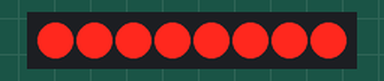
Simulated run of this sketch. Board: Arduino Uno, built with avr-gcc and run on an emulated ATmega328P. Parts: 8 shift-register outputs drawn as a row of LEDs (first output left, lit = HIGH). Wiring (inferred from the names in the program): shift register (74HC595): data pin 6; shift clock pin 7; latch pin 4. Wiring (inferred from the signals the program sends): row of LEDs: on Q0, Q1, Q2, Q3, Q4, Q5, Q6, Q7.

Above: at 0.14 s.
At 5.25 s:
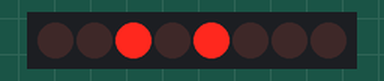
At 9.39 s:
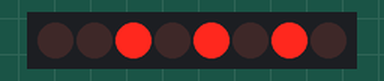
At 18.71 s:
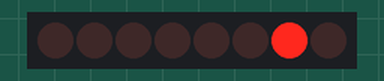
At 28.99 s:
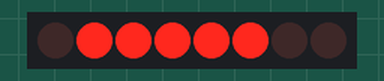
At 39.86 s:
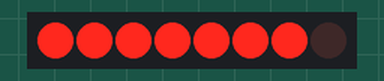
Timing chart, 0 to 40.0 s (numbered marks = the images above):
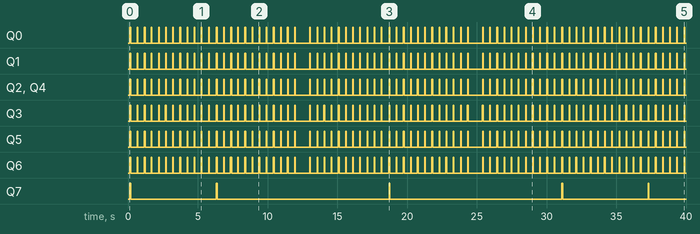

The sketch:

Nokia_5110.ino
```cpp
const int PIN_RESET = 3;  // LCD1 Reset
const int PIN_SCE = 4;    // LCD2 Chip Select
const int PIN_DC = 5;     // LCD3 Dat/Command
const int PIN_SDIN = 6;   // LCD4 Data in
const int PIN_SCLK = 7;   // LCD5 Clk
           // LCD6 Vcc
           // LCD7 Vled
           // LCD8 Gnd

// Invertir para conseguir blanco sobre negro o negro sobre blanco
const int LCD_C = LOW;
const int LCD_D = HIGH;

const int LCD_X = 84;
const int LCD_Y = 48;
const int LCD_CMD = 0;

// Tabla para visualizar caracteres Ascii
static const byte ASCII[][5] =
{
   { 0x00, 0x00, 0x00, 0x00, 0x00 } // 20
   ,{ 0x00, 0x00, 0x5f, 0x00, 0x00 } // 21 !
   ,{ 0x00, 0x07, 0x00, 0x07, 0x00 } // 22 "
   ,{ 0x14, 0x7f, 0x14, 0x7f, 0x14 } // 23 #
   ,{ 0x24, 0x2a, 0x7f, 0x2a, 0x12 } // 24 $
   ,{ 0x23, 0x13, 0x08, 0x64, 0x62 } // 25 %
   ,{ 0x36, 0x49, 0x55, 0x22, 0x50 } // 26 &
   ,{ 0x00, 0x05, 0x03, 0x00, 0x00 } // 27 '
   ,{ 0x00, 0x1c, 0x22, 0x41, 0x00 } // 28 (
   ,{ 0x00, 0x41, 0x22, 0x1c, 0x00 } // 29 )
   ,{ 0x14, 0x08, 0x3e, 0x08, 0x14 } // 2a *
   ,{ 0x08, 0x08, 0x3e, 0x08, 0x08 } // 2b +
   ,{ 0x00, 0x50, 0x30, 0x00, 0x00 } // 2c ,
   ,{ 0x08, 0x08, 0x08, 0x08, 0x08 } // 2d -
   ,{ 0x00, 0x60, 0x60, 0x00, 0x00 } // 2e .
   ,{ 0x20, 0x10, 0x08, 0x04, 0x02 } // 2f /
   ,{ 0x3e, 0x51, 0x49, 0x45, 0x3e } // 30 0
   ,{ 0x00, 0x42, 0x7f, 0x40, 0x00 } // 31 1
   ,{ 0x42, 0x61, 0x51, 0x49, 0x46 } // 32 2
   ,{ 0x21, 0x41, 0x45, 0x4b, 0x31 } // 33 3
   ,{ 0x18, 0x14, 0x12, 0x7f, 0x10 } // 34 4
   ,{ 0x27, 0x45, 0x45, 0x45, 0x39 } // 35 5
   ,{ 0x3c, 0x4a, 0x49, 0x49, 0x30 } // 36 6
   ,{ 0x01, 0x71, 0x09, 0x05, 0x03 } // 37 7
   ,{ 0x36, 0x49, 0x49, 0x49, 0x36 } // 38 8
   ,{ 0x06, 0x49, 0x49, 0x29, 0x1e } // 39 9
   ,{ 0x00, 0x36, 0x36, 0x00, 0x00 } // 3a :
   ,{ 0x00, 0x56, 0x36, 0x00, 0x00 } // 3b ;
   ,{ 0x08, 0x14, 0x22, 0x41, 0x00 } // 3c <
   ,{ 0x14, 0x14, 0x14, 0x14, 0x14 } // 3d =
   ,{ 0x00, 0x41, 0x22, 0x14, 0x08 } // 3e >
   ,{ 0x02, 0x01, 0x51, 0x09, 0x06 } // 3f ?
   ,{ 0x32, 0x49, 0x79, 0x41, 0x3e } // 40 @
   ,{ 0x7e, 0x11, 0x11, 0x11, 0x7e } // 41 A
   ,{ 0x7f, 0x49, 0x49, 0x49, 0x36 } // 42 B
   ,{ 0x3e, 0x41, 0x41, 0x41, 0x22 } // 43 C
   ,{ 0x7f, 0x41, 0x41, 0x22, 0x1c } // 44 D
   ,{ 0x7f, 0x49, 0x49, 0x49, 0x41 } // 45 E
   ,{ 0x7f, 0x09, 0x09, 0x09, 0x01 } // 46 F
   ,{ 0x3e, 0x41, 0x49, 0x49, 0x7a } // 47 G
   ,{ 0x7f, 0x08, 0x08, 0x08, 0x7f } // 48 H
   ,{ 0x00, 0x41, 0x7f, 0x41, 0x00 } // 49 I
   ,{ 0x20, 0x40, 0x41, 0x3f, 0x01 } // 4a J
   ,{ 0x7f, 0x08, 0x14, 0x22, 0x41 } // 4b K
   ,{ 0x7f, 0x40, 0x40, 0x40, 0x40 } // 4c L
   ,{ 0x7f, 0x02, 0x0c, 0x02, 0x7f } // 4d M
   ,{ 0x7f, 0x04, 0x08, 0x10, 0x7f } // 4e N
   ,{ 0x3e, 0x41, 0x41, 0x41, 0x3e } // 4f O
   ,{ 0x7f, 0x09, 0x09, 0x09, 0x06 } // 50 P
   ,{ 0x3e, 0x41, 0x51, 0x21, 0x5e } // 51 Q
   ,{ 0x7f, 0x09, 0x19, 0x29, 0x46 } // 52 R
   ,{ 0x46, 0x49, 0x49, 0x49, 0x31 } // 53 S
   ,{ 0x01, 0x01, 0x7f, 0x01, 0x01 } // 54 T
   ,{ 0x3f, 0x40, 0x40, 0x40, 0x3f } // 55 U
   ,{ 0x1f, 0x20, 0x40, 0x20, 0x1f } // 56 V
   ,{ 0x3f, 0x40, 0x38, 0x40, 0x3f } // 57 W
   ,{ 0x63, 0x14, 0x08, 0x14, 0x63 } // 58 X
   ,{ 0x07, 0x08, 0x70, 0x08, 0x07 } // 59 Y
   ,{ 0x61, 0x51, 0x49, 0x45, 0x43 } // 5a Z
   ,{ 0x00, 0x7f, 0x41, 0x41, 0x00 } // 5b [
   ,{ 0x02, 0x04, 0x08, 0x10, 0x20 } // 5c ¥
   ,{ 0x00, 0x41, 0x41, 0x7f, 0x00 } // 5d ]
   ,{ 0x04, 0x02, 0x01, 0x02, 0x04 } // 5e ^
   ,{ 0x40, 0x40, 0x40, 0x40, 0x40 } // 5f _
   ,{ 0x00, 0x01, 0x02, 0x04, 0x00 } // 60 `
   ,{ 0x20, 0x54, 0x54, 0x54, 0x78 } // 61 a
   ,{ 0x7f, 0x48, 0x44, 0x44, 0x38 } // 62 b
   ,{ 0x38, 0x44, 0x44, 0x44, 0x20 } // 63 c
   ,{ 0x38, 0x44, 0x44, 0x48, 0x7f } // 64 d
   ,{ 0x38, 0x54, 0x54, 0x54, 0x18 } // 65 e
   ,{ 0x08, 0x7e, 0x09, 0x01, 0x02 } // 66 f
   ,{ 0x0c, 0x52, 0x52, 0x52, 0x3e } // 67 g
   ,{ 0x7f, 0x08, 0x04, 0x04, 0x78 } // 68 h
   ,{ 0x00, 0x44, 0x7d, 0x40, 0x00 } // 69 i
   ,{ 0x20, 0x40, 0x44, 0x3d, 0x00 } // 6a j
   ,{ 0x7f, 0x10, 0x28, 0x44, 0x00 } // 6b k
   ,{ 0x00, 0x41, 0x7f, 0x40, 0x00 } // 6c l
   ,{ 0x7c, 0x04, 0x18, 0x04, 0x78 } // 6d m
   ,{ 0x7c, 0x08, 0x04, 0x04, 0x78 } // 6e n
   ,{ 0x38, 0x44, 0x44, 0x44, 0x38 } // 6f o
   ,{ 0x7c, 0x14, 0x14, 0x14, 0x08 } // 70 p
   ,{ 0x08, 0x14, 0x14, 0x18, 0x7c } // 71 q
   ,{ 0x7c, 0x08, 0x04, 0x04, 0x08 } // 72 r
   ,{ 0x48, 0x54, 0x54, 0x54, 0x20 } // 73 s
   ,{ 0x04, 0x3f, 0x44, 0x40, 0x20 } // 74 t
   ,{ 0x3c, 0x40, 0x40, 0x20, 0x7c } // 75 u
   ,{ 0x1c, 0x20, 0x40, 0x20, 0x1c } // 76 v
   ,{ 0x3c, 0x40, 0x30, 0x40, 0x3c } // 77 w
   ,{ 0x44, 0x28, 0x10, 0x28, 0x44 } // 78 x
   ,{ 0x0c, 0x50, 0x50, 0x50, 0x3c } // 79 y
   ,{ 0x44, 0x64, 0x54, 0x4c, 0x44 } // 7a z
   ,{ 0x00, 0x08, 0x36, 0x41, 0x00 } // 7b {
   ,{ 0x00, 0x00, 0x7f, 0x00, 0x00 } // 7c |
   ,{ 0x00, 0x41, 0x36, 0x08, 0x00 } // 7d }
   ,{ 0x10, 0x08, 0x08, 0x10, 0x08 } // 7e ?
   ,{ 0x00, 0x06, 0x09, 0x09, 0x06 } // 7f ?
};

// Inicializar el LCD
void LcdInitialise(void)
{
   pinMode(PIN_SCE, OUTPUT);
   pinMode(PIN_RESET, OUTPUT);
   pinMode(PIN_DC, OUTPUT);
   pinMode(PIN_SDIN, OUTPUT);
   pinMode(PIN_SCLK, OUTPUT);

   digitalWrite(PIN_RESET, LOW);
   digitalWrite(PIN_RESET, HIGH);

   LcdWrite(LCD_CMD, 0x21);  // LCD Extended Commands.
   LcdWrite(LCD_CMD, 0xBf);  // Set LCD Vop (Contrast). //B1
   LcdWrite(LCD_CMD, 0x04);  // Set Temp coefficent. //0x04
   LcdWrite(LCD_CMD, 0x14);  // LCD bias mode 1:48. //0x13
   LcdWrite(LCD_CMD, 0x0C);  // LCD in normal mode. 0x0d for inverse
   LcdWrite(LCD_C, 0x20);
   LcdWrite(LCD_C, 0x0C);
}

// Enviar byte a la pantalla
void LcdWrite(byte dc, byte data)
{
   digitalWrite(PIN_DC, dc);
   digitalWrite(PIN_SCE, LOW);
   shiftOut(PIN_SDIN, PIN_SCLK, MSBFIRST, data);
   digitalWrite(PIN_SCE, HIGH);
}

// Posicionar cursor en x,y
void gotoXY(int x, int y)
{
   LcdWrite(0, 0x80 | x);  // Column.
   LcdWrite(0, 0x40 | y);  // Row.
}

// Borrar pantalla
void LcdClear(void)
{
   for (int index = 0; index < LCD_X * LCD_Y / 8; index++)
   {
      LcdWrite(LCD_D, 0x00);
   }
}

// Mostrar caracter por pantalla
void LcdCharacter(char character)
{
   LcdWrite(LCD_D, 0x00);
   for (int index = 0; index < 5; index++)
   {
      LcdWrite(LCD_D, ASCII[character - 0x20][index]);
   }
   LcdWrite(LCD_D, 0x00);
}

// Mostrar string por pantalla
void LcdString(String characters)
{
   for (int n=0 ; n<characters.length() ; n++) {
    LcdCharacter(characters[n]);
   }
}

// Dibujar caja (dos lineas horizontales y dos verticales)
void DrawBox()
{
   unsigned char j;
   for (j = 0; j<84; j++) // top
   {
      gotoXY(j, 0);
      LcdWrite(1, 0x01);
   }
   for (j = 0; j<84; j++) //Bottom
   {
      gotoXY(j, 5);
      LcdWrite(1, 0x80);
   }

   for (j = 0; j<6; j++) // Right
   {
      gotoXY(83, j);
      LcdWrite(1, 0xff);
   }
   for (j = 0; j<6; j++) // Left
   {
      gotoXY(0, j);
      LcdWrite(1, 0xff);
   }
}

void setup()
{
   LcdInitialise();
   LcdClear();
}

void loop()
{
   int a, b;
   char Str[15];
   // Draw a Box
   for (b = 1000; b > 0; b--) {
      DrawBox();
      for (a = 0; a <= 5; a++) {
         gotoXY(4, 1);
         // Put text in Box
         LcdString("TestDisplay");
         gotoXY(24, 3);
         LcdCharacter('H');
         LcdCharacter('E');
         LcdCharacter('L');
         LcdCharacter('L');
         LcdCharacter('O');
         LcdCharacter(' ');
         LcdCharacter('=');

         // Draw + at this position
         gotoXY(10, 3);
         LcdCharacter('=');
         delay(500);

         gotoXY(24, 3);
         LcdCharacter('h');
         LcdCharacter('e');
         LcdCharacter('l');
         LcdCharacter('l');
         LcdCharacter('o');
         LcdCharacter(' ');
         LcdCharacter('-');

         // Draw - at this position
         gotoXY(10, 3);
         LcdCharacter('-');

         delay(500);
      }
   }
}
```

Measured:
- by itself, Q0, Q1, Q3, Q5: moves between LOW and HIGH, repeating every 18.1 s
- by itself, Q2, Q4, Q6: moves between LOW and HIGH, repeating every 18.6 s
